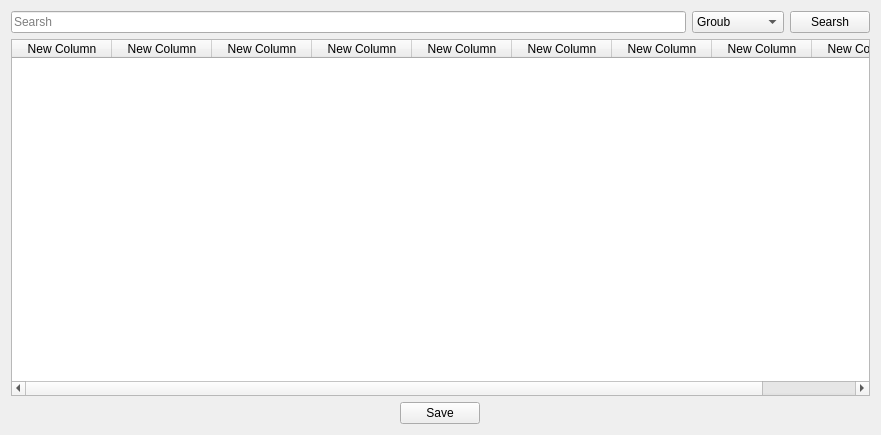
<?xml version="1.0" encoding="UTF-8"?>
<ui version="4.0">
 <class>Form</class>
 <widget class="QWidget" name="Form">
  <property name="geometry">
   <rect>
    <x>0</x>
    <y>0</y>
    <width>881</width>
    <height>435</height>
   </rect>
  </property>
  <property name="windowTitle">
   <string>Form</string>
  </property>
  <layout class="QGridLayout" name="gridLayout">
   <item row="0" column="0">
    <widget class="QWidget" name="widget_3" native="true">
     <layout class="QHBoxLayout" name="horizontalLayout">
      <property name="leftMargin">
       <number>0</number>
      </property>
      <property name="topMargin">
       <number>0</number>
      </property>
      <property name="rightMargin">
       <number>0</number>
      </property>
      <property name="bottomMargin">
       <number>0</number>
      </property>
      <item>
       <widget class="QLineEdit" name="lineEdit">
        <property name="text">
         <string/>
        </property>
        <property name="placeholderText">
         <string>Searsh</string>
        </property>
       </widget>
      </item>
      <item>
       <widget class="QComboBox" name="comboBox">
        <item>
         <property name="text">
          <string>Groub</string>
         </property>
        </item>
        <item>
         <property name="text">
          <string>Name</string>
         </property>
        </item>
        <item>
         <property name="text">
          <string>Email</string>
         </property>
        </item>
        <item>
         <property name="text">
          <string>Password</string>
         </property>
        </item>
        <item>
         <property name="text">
          <string>User Name</string>
         </property>
        </item>
        <item>
         <property name="text">
          <string>Gender</string>
         </property>
        </item>
        <item>
         <property name="text">
          <string>Insta</string>
         </property>
        </item>
       </widget>
      </item>
      <item>
       <widget class="QPushButton" name="pushButton">
        <property name="text">
         <string>Searsh</string>
        </property>
       </widget>
      </item>
     </layout>
    </widget>
   </item>
   <item row="2" column="0" alignment="Qt::AlignHCenter">
    <widget class="QPushButton" name="Save">
     <property name="text">
      <string>Save</string>
     </property>
    </widget>
   </item>
   <item row="1" column="0">
    <widget class="QTableWidget" name="tableWidget">
     <column>
      <property name="text">
       <string>New Column</string>
      </property>
     </column>
     <column>
      <property name="text">
       <string>New Column</string>
      </property>
     </column>
     <column>
      <property name="text">
       <string>New Column</string>
      </property>
     </column>
     <column>
      <property name="text">
       <string>New Column</string>
      </property>
     </column>
     <column>
      <property name="text">
       <string>New Column</string>
      </property>
     </column>
     <column>
      <property name="text">
       <string>New Column</string>
      </property>
     </column>
     <column>
      <property name="text">
       <string>New Column</string>
      </property>
     </column>
     <column>
      <property name="text">
       <string>New Column</string>
      </property>
     </column>
     <column>
      <property name="text">
       <string>New Column</string>
      </property>
     </column>
    </widget>
   </item>
  </layout>
 </widget>
 <resources/>
 <connections/>
</ui>
